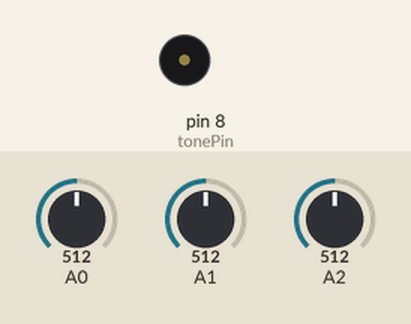
Simulated run of this sketch. Board: Arduino Uno, built with avr-gcc and run on an emulated ATmega328P. Parts: buzzer (waves = sounding). Inputs (shaded band) come from the test bench; at power-on: A0 = 512, A1 = 512, A2 = 512. Random numbers use the default seed unless the sketch sets one.

Above: at 0.1 s.
Timing chart, 0 to 1.6 s (numbered marks = the images above):
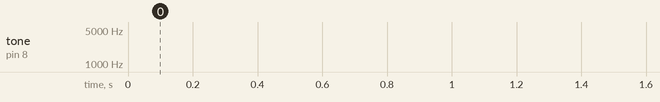

The sketch:

ATMega8DrumSynth.ino
```cpp
void setup() {
  randomSeed(analogRead(0));
}

int tonePin = 8;
int pause = 200;
int pattern[] = {0,0,0,0,0,0,0,0,0,0,0,0,0,0,0,0};

void loop() {

  hit(4*analogRead(0), 4*analogRead(1), 4*analogRead(2), 200);
  delay(pause);
}

void hit(int aPitch, int rPitch, float noise, int sampleLength) {
  float steps = float(aPitch - rPitch)/sampleLength;
  for (int i = 0; i < sampleLength; i++) {
    tone(tonePin, aPitch + random(noise), 100);
    aPitch -= steps;
  }
  noTone(tonePin);
}
```
